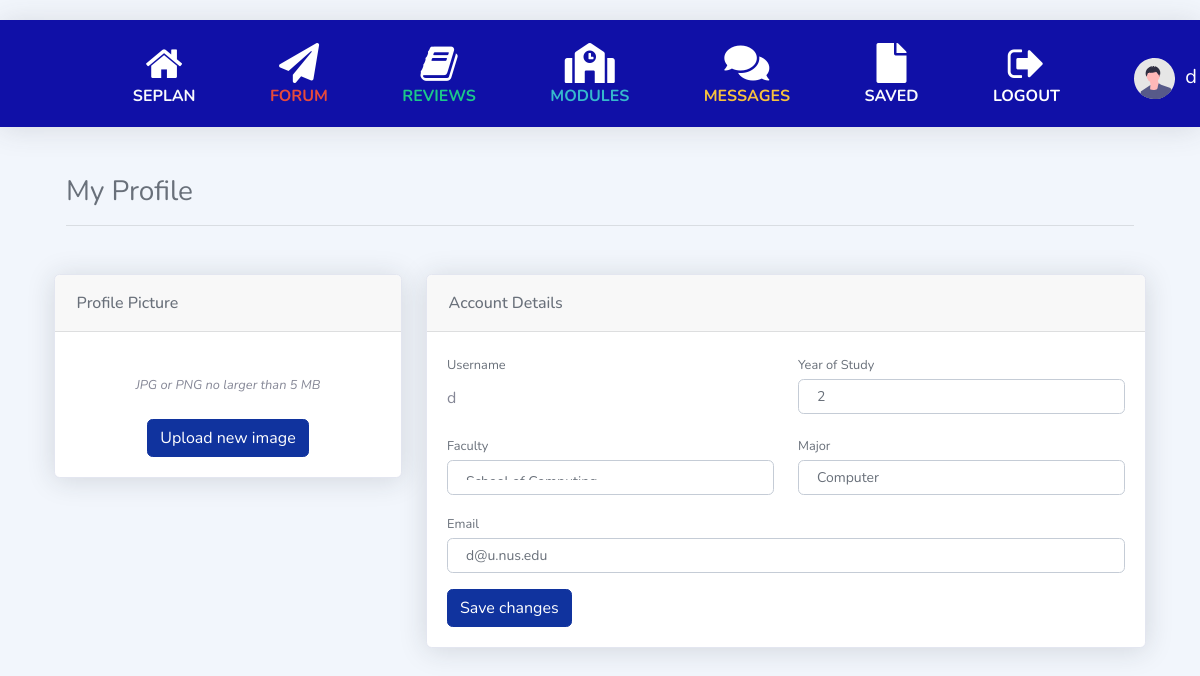
The page /profile/d/edit (signed in) on the database as committed earlier.
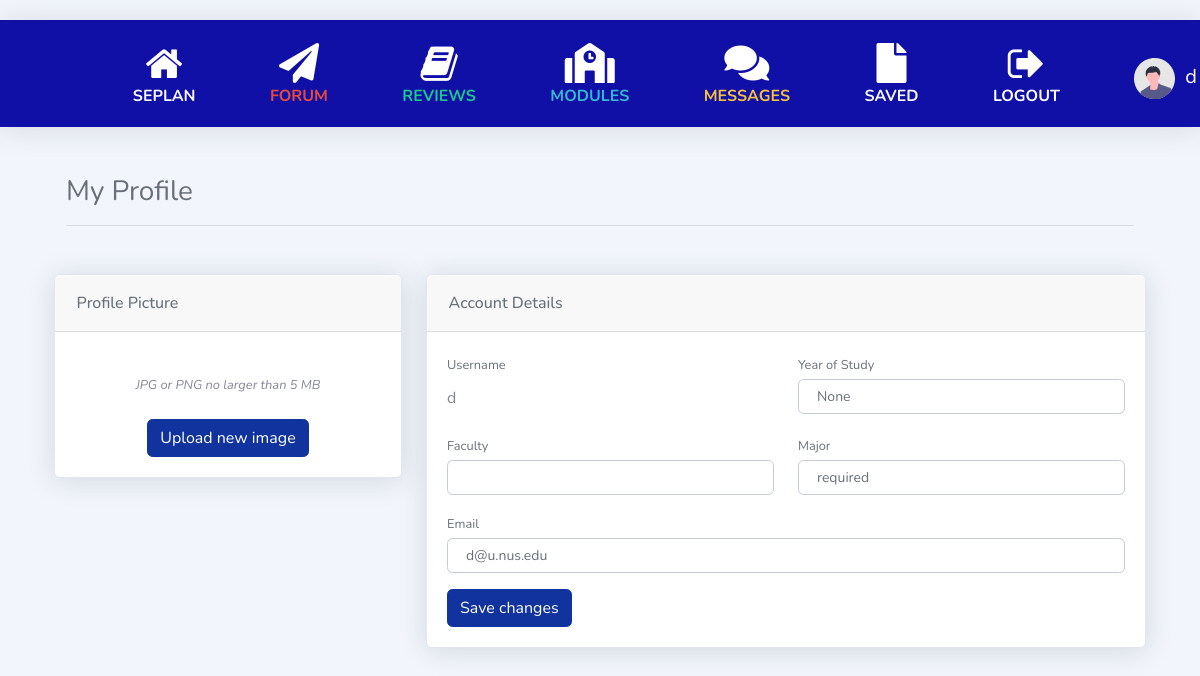
The same page on the database as committed later.
### sep/models.py (models this page shows, shortened)
class User(AbstractUser):
    faculty = models.CharField(max_length=120)
    year = models.IntegerField(blank=True, null=True)
    major = models.CharField(max_length=120)
    sep = models.BooleanField(blank=True, null=True)
    picture = models.URLField(blank=True, null=True)

### sep/views.py (the view, shortened to what this page needs)
# urls.py: path("profile/<str:username>/edit", views.edit_profile, name="edit_profile")
def edit_profile(request, username):
    if not request.user.is_authenticated:
        return HttpResponseRedirect(reverse('login'))
    user = User.objects.get(username=username)
    return render(request, "sep/edit_profile.html",{
        "user": user})

### sep/templates/sep/edit_profile.html (shortened to what the changed rows need)
{% extends "sep/layout.html" %} {% load static %} {% block body %}
<link href="{% static '/edit_profile.css' %}" rel="stylesheet" />
<div class="container-xl px-4 mt-4">
    <div class="row">
        <div class="col-xl-8">
            <div class="card mb-4">
                <div class="card-body">
                    <form
                        action="{% url 'edit_profile' user.username %}"
                        method="POST"
                        enctype="multipart/form-data"
                        onsubmit="sweetAlert()"
                    >
                        <div class="row gx-3 mb-3">
                            <div class="col-md-6">
                                <label class="small mb-1" for="inputUsername">Username</label>
                                <input readonly
                                    class="form-control-plaintext"
                                    id="inputUsername"
                                    name="inputUsername"
                                    type="text"
                                    value={{ user.username }}
                                    required
                                    >
                            </div>
                            <div class="col-md-6">
                                <label class="small mb-1" for="inputYear">Year of Study</label>
                                <input
                                    class="form-control"
                                    id="inputYear"
                                    name="inputYear"
                                    type="text"
                                    placeholder="Enter your year of study"
                                    value={{ user.year }}
                                    required
                                    >
                            </div>
                        </div>
                        <div class="row gx-3 mb-3">
                            <div class="col-md-6">
                                <label class="small mb-1" for="inputFaculty">Faculty</label>
                                <select
                                    class="form-control"
                                    id="inputFaculty"
                                    name="inputFaculty"
                                    required
                                    >
                                    <optgroup label="Current Faculty">
                                        <option value={{ user.faculty }} selected>
                                        </option>
                                    </optgroup>
                                </select>
                            </div>
                            <div class="col-md-6">
                                <label class="small mb-1" for="inputMajor">Major</label>
                                <input
                                    class="form-control"
                                    id="inputMajor"
                                    name="inputMajor"
                                    type="text"
                                    placeholder="Enter your major"
                                    value={{ user.major }}
                                    required
                                    >
                            </div>
                        </div>
                        <div class="mb-3">
                            <label class="small mb-1" for="inputEmail">Email</label>
                            <input
                                class="form-control"
                                id="inputEmail"
                                name="inputEmail"
                                type="text"
                                placeholder="Enter your email"
                                value={{ user.email }}
                                required
                                >
                        </div>
                    </form>
                </div>
            </div>
        </div>
    </div>
</div>
{% endblock %}

### sep/templates/sep/layout.html (shortened to what this page needs)
{% load static %}
<!DOCTYPE html>
<html lang="en">
  <head>
    <link
      rel="stylesheet"
      href="https://stackpath.bootstrapcdn.com/bootstrap/4.4.1/css/bootstrap.min.css"
    />
    <link href="{% static '/all.min.css' %}" rel="stylesheet" />
    <link href="{% static '/sb-admin-2.min.css' %}" rel="stylesheet" />
    <link
      href="https://cdnjs.cloudflare.com/ajax/libs/font-awesome/5.15.3/css/all.min.css"
      rel="stylesheet"
    />
    <link
      rel="stylesheet"
      href="https://cdnjs.cloudflare.com/ajax/libs/font-awesome/4.7.0/css/font-awesome.min.css"
    />
    <link href="{% static '/layout.css' %}" rel="stylesheet" />
  </head>
  <nav
    class="navbar navbar-expand navbar-light topbar mb-4 static-top shadow"
    style="background-color: rgb(16, 16, 167); height: 70%"
  >
    {% if user.is_authenticated %}
    <div style="margin-left: 10%">
      <a
        class="navbar-brand text-white centralise home"
        href="{% url 'index' %}"
        ><i class="fa fa-home fa-2x"></i>
        <div class="h6 font-weight-bold text-light text-uppercase">
          SEPlan
        </div></a
      >
    </div>
    <div style="margin-left: 5%">
      <a
        class="navbar-brand text-white centralise menu-item"
        href="{% url 'forum' %}"
        ><i class="fas fa-paper-plane fa-2x"></i>
        <div class="h6 font-weight-bold text-danger text-uppercase">
          Forum
        </div></a
      >
    </div>
    <div style="margin-left: 5%">
      <a
        class="navbar-brand text-white centralise menu-item"
        href="{% url 'reviews' %}"
        ><i class="fa fa-book fa-2x"></i>
        <div class="h6 font-weight-bold text-success text-uppercase">
          Reviews
        </div></a
      >
    </div>
    <div style="margin-left: 5%">
      <a
        class="navbar-brand text-white centralise menu-item"
        href="{% url 'modules' %}"
        ><i class="fas fa-school fa-2x"></i>
        <div class="h6 font-weight-bold text-info text-uppercase">
          Modules
        </div></a
      >
    </div>
    <div style="margin-left: 5%">
      <a
        class="navbar-brand text-white centralise menu-item"
        href="{% url 'messages' request.user.username %}"
        ><i class="fas fa-comments fa-2x"></i>
        <div class="h6 font-weight-bold text-warning text-uppercase">
          Messages
        </div></a
      >
    </div>
    <div style="margin-left: 5%">
      <a
        class="navbar-brand text-white centralise menu-item"
        href="{% url 'watchlist' %}"
        ><i class="fas fa-file fa-2x"></i>
        <div class="h6 font-weight-bold text-light text-uppercase">
          Saved
        </div></a
      >
    </div>
    <div style="margin-left: 5%">
      <a
        class="navbar-brand text-white centralise menu-item"
        href="{% url 'logout' %}"
        ><i class="fa fa-sign-out fa-2x"></i>
        <div class="h6 font-weight-bold text-white text-uppercase">
          Logout
        </div></a
      >
    </div>
    <div style="margin-left: 5%">
      <a
        class="navbar-brand text-white centralise menu-item"
        href="{% url 'profile' request.user.username %}"
        ><img
          src="/media/index/undraw_profile.svg"
          style="max-width: 200%; margin-right: 5px"
        />
        <div class="mr-4 d-none d-lg-inline text-white">
          {{ request.user.username }}
        </div></a
      >
    </div>
    {% endif %}
  </nav>
  {% block body %} {% endblock %}
</html>

Rows that differ between the two databases and show on the page:
changed User "d@u.nus.edu": inputYear "2" → "None"; inputMajor "Computer" → "required"; inputFaculty "School of Computing" → (not shown)
